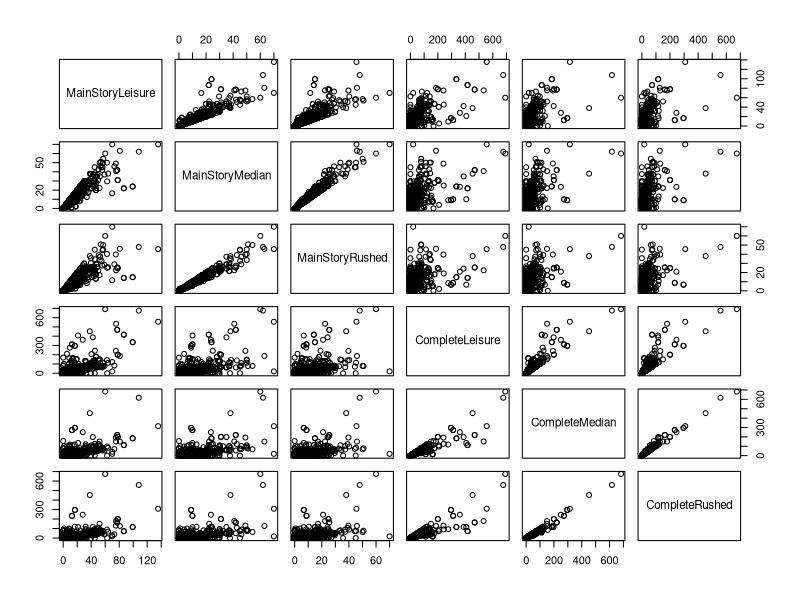
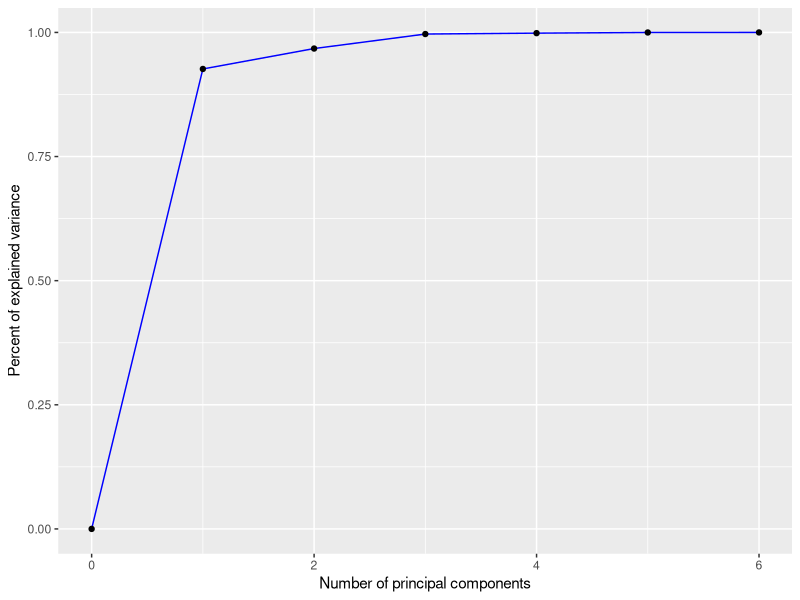
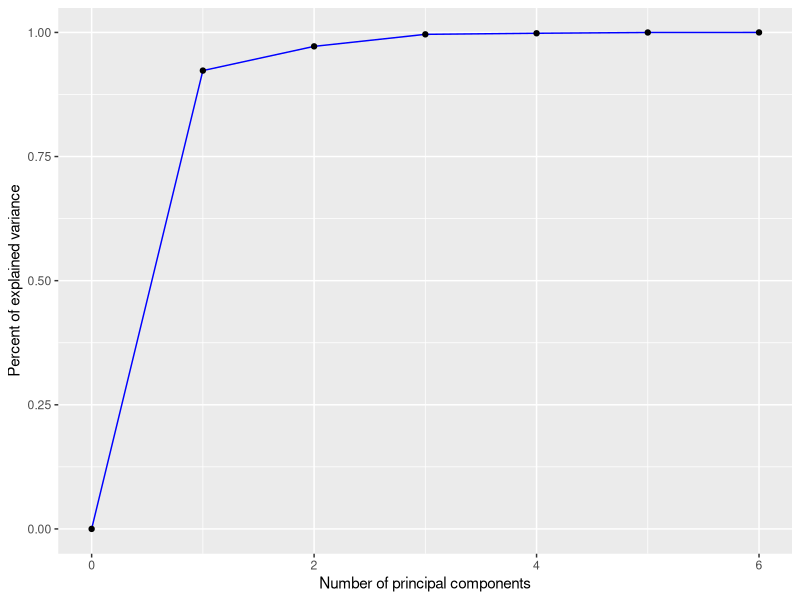

The R script that drew these images, in order:
## ---- chunk 1
library(dplyr)
df <- read.csv("video_game_lengths.csv")
## ---- chunk 2
# Compute pairwise correlations
correlations <- cor(df[,4:9])
print(correlations)

# Create a matrix of pairwise scatter plots
pairs(df[,4:9])
## ---- chunk 3
lm <- lm(ReviewScore ~ . -Title - Year, df)
summary(lm)
## ---- chunk 4
# MainStoryLeisure + MainStoryMedian + MainStoryRushed + CompleteLeisure + CompleteMedian + CompleteRushed
x_svd <- svd(df[,4:9])
x_svd$d
sum(x_svd$d)
## ---- chunk 5
library(ggplot2)
# plot reduction in variance curve
ggplot(
data=data.frame(
n_pc=0:6,
pcvar=c(0,
cumsum(x_svd$d^2) /
sum(x_svd$d^2))
),
mapping=aes(n_pc, pcvar)
) +
geom_line(color="blue", group=1) +
geom_point() +
xlab("Number of principal components") +
ylab("Percent of explained variance")
## ---- chunk 6
(x_svd$d[1] + x_svd$d[2])/sum(x_svd$d)
## ---- chunk 7
x_prcomp <-  prcomp(df[,4:9])
summary(x_prcomp)
ggplot(
data=data.frame(
n_pc=0:6,
pcvar=c(0,
cumsum(x_prcomp$sdev**2) /
sum(x_prcomp$sdev**2))
),
mapping=aes(n_pc, pcvar)
) +
geom_line(color="blue", group=1) +
geom_point() +
xlab("Number of principal components") +
ylab("Percent of explained variance")
## ---- chunk 8
(x_prcomp$sdev[1] + x_prcomp$sdev[2]) / sum(x_prcomp$sdev)
## ---- chunk 9
# add new columns to data.frame with principal component projections
df = cbind(
df,
as.matrix(df[, 4:9]) %*% as.matrix(x_prcomp$rotation)
)
# fit model using PC projections as predictors
summary(
lm(ReviewScore ~ PC1 + PC2,
data=df)
)
